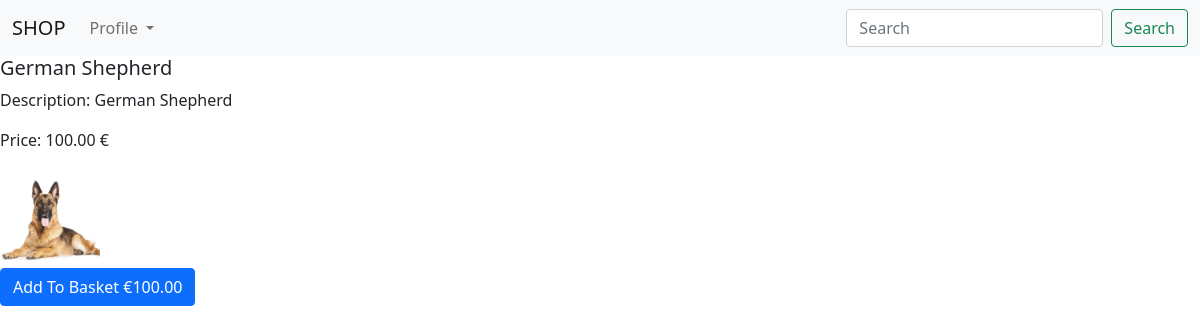
/product/2, run on an earlier commit of the app's database.
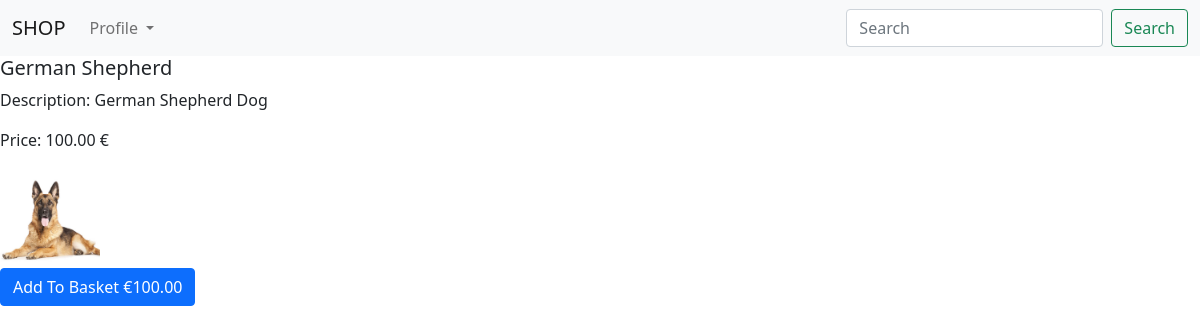
And on a later commit of the database.
### duarteshop/models.py (models this page shows)
class Product(models.Model):
    id = models.IntegerField(primary_key=True)
    name = models.TextField()
    description = models.TextField(null=True)
    price = models.DecimalField(max_digits=6, decimal_places=2, default=0.0)
    image = models.FileField(upload_to='products', null=True)
    isOnSale = models.BooleanField(default=False)
    isInStock = models.BooleanField(default=True)

### duarteshop/views.py (the view)
# urls.py: path('product/<int:prodId>', views.product_individual, name="product_individual"),
def product_individual(request, prodId):
    product = Product.objects.get(id=prodId)
    return render(request, 'product_individual.html', {'product': product})

### duarteshop/templates/product_individual.html (shortened to what this page needs)
{%  extends "base.html" %}
{%  block content %}
    <h5>{{product.name}}</h5>
    <p>Description: {{product.description}}</p>
    <p>Price: {{product.price}} €</p>
    <img src="{{ product.image.url }}" alt="{{p.name}}" height="100" width="100" />
    <br>
    <a href="/addbasket/{{product.id}}" class="btn btn-primary">Add To Basket €{{product.price}}</a>
{%  endblock %}

### duarteshop/templates/base.html (shortened to what this page needs)
<!DOCTYPE html>
<html lang="en">
<head>
    <link rel="stylesheet" href="https://cdn.jsdelivr.net/npm/bootstrap@5.1.3/dist/css/bootstrap.min.css">
</head>
<body>
    <nav class="navbar navbar-expand-lg navbar-light bg-light">
        <div class="container-fluid">
          <a class="navbar-brand" href="/">SHOP</a>
          <div class="collapse navbar-collapse" id="navbarSupportedContent">
            <ul class="navbar-nav me-auto mb-2 mb-lg-0">
              <li class="nav-item dropdown">
                <a class="nav-link dropdown-toggle" href="#" id="navbarDropdown" role="button" data-bs-toggle="dropdown" aria-expanded="false">
                  Profile
                </a>
              </li>
            </ul>
            <form class="d-flex">
              <input class="form-control me-2" type="search" placeholder="Search" aria-label="Search">
              <button class="btn btn-outline-success" type="submit">Search</button>
            </form>
          </div>
        </div>
      </nav>
    {% block content %}
    {% endblock %}
</body>
</html>

What changed in the data, as far as the page shows it:
changed Product "German Shepherd": description "German Shepherd" → "German Shepherd Dog"
